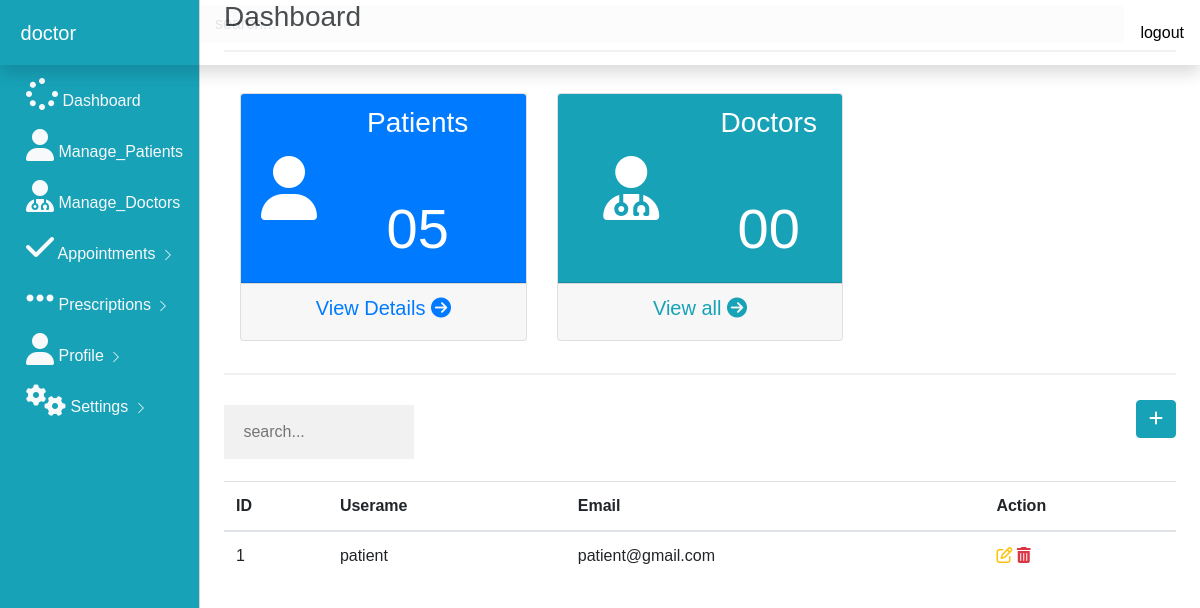
The page /patients (signed in) on the database its author committed.
### app.py (models this page shows, shortened)
class User(UserMixin,db.Model):
    id = db.Column(db.Integer,primary_key =True)
    username = db.Column(db.String(100))
    email = db.Column(db.String(100),unique =True)
    password = db.Column(db.String(100))
    doctor = db.Column(db.Boolean)
    admin = db.Column(db.Boolean)
    work = db.Column(db.String(100))
    country = db.Column(db.String(100))
    image = db.Column(db.String(100))
    @property
    def unhashed_password(self):
         raise AttributeError('cannot view unhased password')
    appointment_by  = db.relationship('Appointments',
    foreign_keys ='Appointments.asked_by_id',
    backref = 'asker',
    lazy=True
    )
    Receive_by  = db.relationship('Notiication',
    foreign_keys ='Notiication.receive_by_id',
    backref = 'reciever',
    lazy=True
    )
    Sender_by  = db.relationship('Notiication',
    foreign_keys ='Notiication.doctor_id',
    backref = 'sender',
    lazy=True
    )
    answers_requested  = db.relationship('Appointments',
    foreign_keys ='Appointments.doctor_id',
    backref = 'expert',
    lazy=True
    )

### app.py (the view)
@app.route('/patients')
@login_required
def patients():
     rows = db.session.query(User.doctor==0,User.admin==0).count()
     user_patients = User.query.filter_by(admin=False,doctor=False).all()
     owner = User.query.filter_by(email=current_user.email,password=current_user.password,admin=True,doctor= True).first()
     if not owner:
          flash("The logins provided is not an admin!")
          return redirect(url_for('home'))
     else:
          return render_template('patient.html' ,patients = user_patients,rows=rows)

### app.py (called while the page is built)
@login_manager.user_loader
def load_user(user_id):
     return User.query.get(int(user_id))

### templates/patient.html (shortened to what this page needs)
{% include 'admin_dash.html' %}
{% block body %}
<main role="main" class="col-md-9 ml-sm-auto col-lg-10 px-4">
    <hr>
                <button class="btn btn-info float-right" data-toggle="modal" data-target="#modalPatient"><i class="fa fa-plus"></i></button>
                 <table class=" table table-hover">
                    <input type="text" id="mySearch" placeholder=" search..." style="width: 20%;">
                <thead>
                    <tr>
                    <th>ID</th>
                    <th>Userame</th>
                    <th>Email</th>
                    <th>Action</th>
                </tr>
            </thead>
                {% for row in patients %}
                <tbody id="myTable" >
                    <tr>
                    <td> {{row.id}}</td>
                    <td> {{row.username}}</td>
                    <td> {{row.email}}</td>
                    <td>
                        <a  class="text-warning" data-toggle="modal" href="/update/{{row.id}}" data-target="#modaledit{{row.id}}">
                            <i class ="	fa fa-edit fa-3"></i>
                        </a>
                        <a href="/delete_user/{{row.id}}" class="text-danger">
                            <i class ="	fa fa-trash fa-3"></i>
                        </a>
                    </td>
                </tr>
                </tbody>
                {% endfor %}
                 </table>
</main>
{% endblock %}

### templates/admin_dash.html (shortened to what this page needs)
<!doctype html>
<html lang="en">
  <head>
    <link rel="stylesheet" href="https://stackpath.bootstrapcdn.com/bootstrap/4.5.2/css/bootstrap.min.css">
    <link rel="stylesheet" href="./static/css/dashboard.css">
    <link rel="stylesheet" href="https://cdn.datatables.net/1.10.22/css/jquery.dataTables.min.css">
  </head>
  <body> {%block body%}
    <nav class="navbar navbar-dark bg-info.bg-gradient fixed-top flex-md-nowrap p-0 shadow">
        <a class="navbar-brand col-sm-3 col-md-2 mr-0" href="#">
          {{current_user.username}}
          </a>
        <input type="text" class="form-control form-control-primary w-100" placeholder="search...">
        <ul class=" navbar-nav px-3">
            <li class="nav-item text-nowrap">
                <a class="nav-link" style="color: black;" onclick="return confirm('Confirm logout') " href="{{url_for('home')}}">logout</a>
            </li>
        </ul>
      </nav>
      <div class="container-fluid">
        <div class="row">
            <div class  = "col-md-2 bg-info d-none d-md-block sidebar" style="color:white;">
                <div class="left-sidebar">
                    <ul class="nav flex-column sidebar-nav">
                        <li class="nav-item">
                        <a class="nav-link text-light" href="{{url_for('get_signin_admin')}}">
                          <i class ="fa fa-spinner fa-2x"></i> Dashboard
                        </a>
                        </li>
                        <li class="nav-item">
                          <a class="nav-link text-light" href="{{url_for('patients')}}">
                            <i class ="fa fa-user fa-2x"></i> Manage_Patients
                          </a>
                        </li>
                    <li class="nav-item">
                      <a class="nav-link text-light" href="{{url_for('doctors')}}">
                        <i class ="fa fa-user-md fa-2x"></i> Manage_Doctors
                  </a>
                </li>
                        <li class="nav-item">
                          <a class="nav-link text-light" href="{{url_for('get_all_appointments')}}">
                         <i class="fa fa-check fa-2x"></i> Appointments
                                     <svg class="bi bi-chevron-right" width="16" height="16" viewBox="0 0 20 20" fill="currentColor" xmlns="http://www.w3.org/2000/svg"><path fill-rule="evenodd" d="M6.646 3.646a.5.5 0 01.708 0l6 6a.5.5 0 010 .708l-6 6a.5.5 0 01-.708-.708L12.293 10 6.646 4.354a.5.5 0 010-.708z"/></svg>
                        </a>
                        </li>
                        <li class="nav-item">
                          <a class="nav-link text-light" href="">
                         <i class="fa fa-ellipsis-h fa-2x"></i> Prescriptions
                                     <svg class="bi bi-chevron-right" width="16" height="16" viewBox="0 0 20 20" fill="currentColor" xmlns="http://www.w3.org/2000/svg"><path fill-rule="evenodd" d="M6.646 3.646a.5.5 0 01.708 0l6 6a.5.5 0 010 .708l-6 6a.5.5 0 01-.708-.708L12.293 10 6.646 4.354a.5.5 0 010-.708z"/></svg>
                        </a>
                        </li>
                        <li class="nav-item">
                          <a class="nav-link text-light" href="{{url_for('profile_doctor')}}">
                          <i class="fa fa-user  fa-2x "></i> Profile
                            <svg class="bi bi-chevron-right" width="16" height="16" viewBox="0 0 20 20" fill="currentColor" xmlns="http://www.w3.org/2000/svg"><path fill-rule="evenodd" d="M6.646 3.646a.5.5 0 01.708 0l6 6a.5.5 0 010 .708l-6 6a.5.5 0 01-.708-.708L12.293 10 6.646 4.354a.5.5 0 010-.708z"/></svg>
                        </a>
                        </li>
                        <li class="nav-item">
                          <a class="nav-link text-light" href="">
                         <i class="fa fa-cogs fa-2x"></i> Settings
                                     <svg class="bi bi-chevron-right" width="16" height="16" viewBox="0 0 20 20" fill="currentColor" xmlns="http://www.w3.org/2000/svg"><path fill-rule="evenodd" d="M6.646 3.646a.5.5 0 01.708 0l6 6a.5.5 0 010 .708l-6 6a.5.5 0 01-.708-.708L12.293 10 6.646 4.354a.5.5 0 010-.708z"/></svg>
                        </a>
                        </li>
                      </ul>
                </div>
            </div>
<br><br>
            <main role="main" class="col-md-9 ml-sm-auto col-lg-10 px-4">
                <h3>Dashboard</h3>
                <hr>
                <div class="container">
                 <div class="row ">
                   <div class="col-md-4">
                     <div class="card text-center">
                       <div class = "card-header bg-primary text-white">
                        <div class="row align-items-center">
                          <div class="col-sm-3">
                            <i class="fa fa-user fa-4x"></i>
                          </div>
                          <div class="col">
                            <h3 >Patients</h3>
                          <br><br>
                            <h6 class ="display-4">0{{rows}}</h6>
                          </div>
                        </div>
                       </div>
                       <div class = "card-footer">
                        <h5>
                          <a  class ="text-primary" href="{{url_for('change_profile')}}" class="text-primary">View Details <i class="fa fa-arrow-circle-right"></i></i></a>
                        </h5>
                       </div>
                     </div>
                   </div>
                   <div class="col-md-4">
                    <div class="card text-center">
                      <div class = "card-header bg-info text-white">
                       <div class="row align-items-center">
                         <div class="col">
                           <i class="fa fa-user-md fa-4x"></i>
                         </div>
                         <div class="col">
                           <h3 >Doctors</h3>
                           <br><br>
                           <h6 class = "display-4" >00</h6>
                         </div>
                       </div>
                      </div>
                      <div class = "card-footer">
                       <h5>
                         <a href="#" class="text-info">View all <i class="fa fa-arrow-circle-right"></i></i></a>
                       </h5>
                      </div>
                    </div>
                  </div>
                 </div>
                    </div>
            </main>
        </div>
      </div>
    {% endblock %}
  </body>
</html>

### static/css/dashboard.css (style rules this page uses)
.form-control-primary { margin: 10px; opacity: 0.2; border-radius: 2px; }
.sidebar { position: fixed; top:0; left:0; bottom:0; z-index:100; padding: 70px 0 0 10px; border-right: 1px solid #d3d3d3; }
.sidebar-nav li .nav-link { color: #333; font-weight: 500; }
body { font-family: Arial, Helvetica, sans-serif; }
* { box-sizing: border-box; }
.container { padding: 16px; background-color: white; }
input[type=text], input[type=password] { width: 100%; padding: 15px; margin: 5px 0 22px 0; display: inline-block; border: none; background: #f1f1f1; }
hr { border: 1px solid #f1f1f1; margin-bottom: 25px; }
a { color: dodgerblue; }

### rows shown on the page
User: username "doctor"
User: id "1", username "patient", email "patient@gmail.com"

### other values the page prints
{{ rows }} "5"
